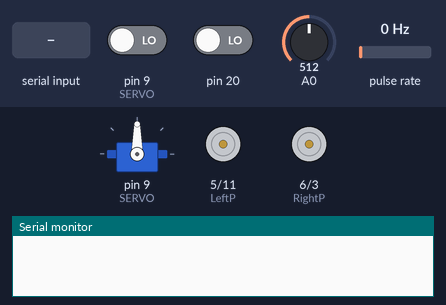
The sketch below on a simulated Arduino Uno, built with avr-gcc and run on an emulated ATmega328P. Shown: servo, motor-driver pin pairs drawn as motors (green arrow = first pin HIGH = forward, orange = second pin HIGH = backward, longer = more drive), the last lines printed to the serial monitor. Wiring (inferred from the names in the program): pulse sensor: data pin 2. Inputs (shaded band) come from the test bench; at power-on: A0 = 512, pin 9 (SERVO) LOW, pin 20 LOW, pulse rate 0 Hz.

Above: at 1.4 s.
1.5 s: "-\n" received over Serial
At 2.9 s:
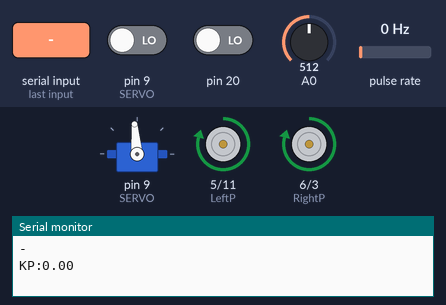
3.2 s: A0 set to 137
6.2 s: A0 set to 123
At 8.1 s:
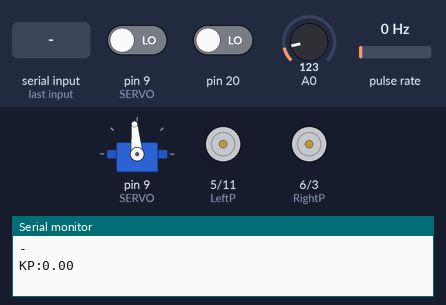
9.0 s: A0 set to 260
At 10.7 s:
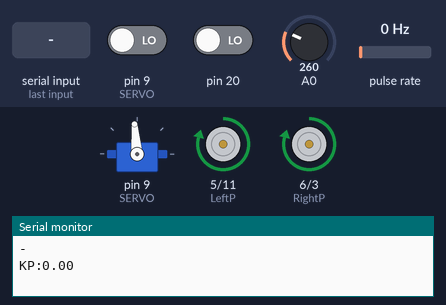
11.0 s: A0 set to 122
At 13.9 s:
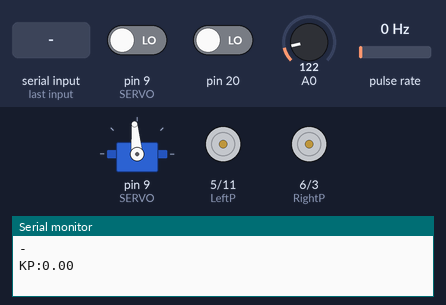
Timing chart, 0 to 15.0 s (numbered marks = the images above; inputs shaded):
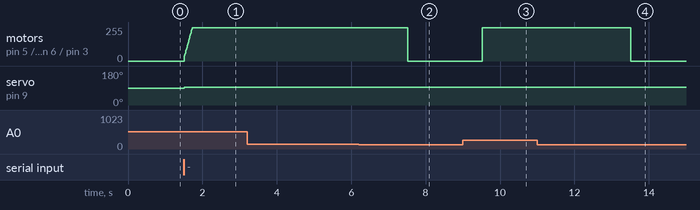

Measured:
- the behaviour switches between 131 and 130 on A0 (found by bisection; images 1 and 2)
- after the input at 1.5 s, motor on pin 5 (LeftP) / pin 11 (LeftN), motor on pin 6 (RightP) / pin 3 (RightN): moves from stopped to forward 250/255 over 0.21 s, starting at once; servo on pin 9 (SERVO): 90° → 95° at once
- after the input at 3.2 s, every drawn part: stays the same
- after the input at 6.2 s, motor on pin 5 (LeftP) / pin 11 (LeftN), motor on pin 6 (RightP) / pin 3 (RightN): forward 250/255 → stopped after 1.3 s
- after the input at 9.0 s, motor on pin 5 (LeftP) / pin 11 (LeftN), motor on pin 6 (RightP) / pin 3 (RightN): stopped → forward 250/255 after 0.52 s
- after the input at 11.0 s, motor on pin 5 (LeftP) / pin 11 (LeftN), motor on pin 6 (RightP) / pin 3 (RightN): forward 250/255 → stopped after 2.5 s

The sketch:

WallFollower.ino
```cpp
#include <Servo.h>
#include <PinChangeInterrupt.h>  //外部中断
#include <MsTimer2.h>    //定时中断

Servo myservo;      //创建一个舵机控制对象
#define distanceBiasFront 7

/////////TB6612驱动引脚////
#define RightN 3    //  AIN1  //由于定时器2的使用，Pin3和Pin11无法输出PWM，只能作为数字引脚
#define RightP 6    //   AIN2
#define LeftN 11    //   BIN1  //由于定时器2的使用，Pin3和Pin11无法输出PWM，只能作为数字引脚
#define LeftP 5      //   BIN2
#define SERVO 9

// 超声波引脚
#define TrigF 18
#define EchoF 17
#define TrigL 16
#define EchoL 15

/////////编码器引脚////////
#define ENCODER_L 4    //编码器采集引脚 每路2个 共4个
#define DIRECTION_L 8
#define ENCODER_R 2
#define DIRECTION_R 7

#define T 0.156f
#define L 0.1445f
#define pi 3.1415926
#define MAXDIS 11600

volatile long Velocity_L, Velocity_R;  //左右轮编码器数据
int Velocity_Left, Velocity_Right = 0, Velocity, Angle;  //左右轮速度
float Velocity_KP = 1.5, Velocity_KI = 0.5;
float leftP = 5, leftI = 0, leftD = 40;
float serialKp = 0, kp;
unsigned char Flag_Stop = 0;  //停止标志位和上位机相关变量
float TargetR, TargetL;
int Battery_Voltage;    //电池电压采样变量
unsigned char servo;
int MotorR, MotorL;
boolean stringComplete = false;  // 蓝牙串口接收命令完成指示
float distance_Front, Last_distance_Front, limit = 20;
String comdata;
int maxPwm = 250, maxVel = 45;  //maxVel = 45：10ms定时器中断时，最大转速为45
int initAngle = 95;
volatile unsigned int numStop;
unsigned int durationF;
unsigned char newvalueF = 0;
unsigned int durationL;
unsigned char newvalueL = 0;
/**************************************************************************
  函数功能：赋值给PWM寄存器
  入口参数：PWM
**************************************************************************/
void Driver(int motora, int motorb)
{
  if (motora > maxPwm)
    motora = maxPwm;
  if (motora < -maxPwm)
    motora = -maxPwm;
  if (motorb > maxPwm)
    motorb = maxPwm;
  if (motorb < -maxPwm)
    motorb = -maxPwm;

  if (motora > 0)
    analogWrite(RightP, motora), digitalWrite(RightN, LOW);  //赋值给PWM寄存器
  else
    analogWrite(RightP, 255 + motora), digitalWrite(RightN, HIGH);  //赋值给PWM寄存器
  if (motorb > 0)
    analogWrite(LeftP, motorb), digitalWrite(LeftN, LOW);  //赋值给PWM寄存器
  else
    analogWrite(LeftP, 255 + motorb), digitalWrite(LeftN, HIGH);  //赋值给PWM寄存器
}

/**************************************************************************
  函数功能：异常关闭电机
  入口参数：电压
  返回  值：1：异常  0：正常
**************************************************************************/
unsigned char Turn_Off()
{
  byte temp;
  if (Flag_Stop == 1 || (Battery_Voltage < 700))  //Flag_Stop置1或者电压太低关闭电机
  {
    temp = 1;
    digitalWrite(RightP, LOW);  //电机驱动的电平控制
    digitalWrite(RightN, LOW);  //电机驱动的电平控制
    digitalWrite(LeftP, LOW);  //电机驱动的电平控制
    digitalWrite(LeftN, LOW);  //电机驱动的电平控制
  } else
    temp = 0;
  return temp;
}

/**************************************************************************
  函数功能：小车运动数学模型
  入口参数：速度和转角
**************************************************************************/
void Kinematic_Analysis(float velocity, float angle)
{
  char K = 1;
  TargetL = velocity * (1 + T * tan(angle * pi / 180) / 2 / L);
  TargetR = velocity * (1 - T * tan(angle * pi / 180) / 2 / L);  //后轮差速
  servo = initAngle + angle * K;  //舵机转向
  //  if(servo>95)servo=servo*1.15;
  myservo.write(servo);  // 指定舵机转向的角度
}

/**************************************************************************
  函数功能：增量PI控制器
  入口参数：编码器测量值，目标速度
  返回  值：电机PWM
  根据增量式离散PID公式
  pwm+=Kp[e（k）-e(k-1)]+Ki*e(k)+Kd[e(k)-2e(k-1)+e(k-2)]
  e(k)代表本次偏差
  e(k-1)代表上一次的偏差  以此类推
  pwm代表增量输出
  在我们的速度控制闭环系统里面，只使用PI控制
  pwm+=Kp[e（k）-e(k-1)]+Ki*e(k)
**************************************************************************/
int Incremental_PI_Right(int Encoder, int Target)
{
  static float Bias_Right, Pwm_Right, Last_bias_Right;
  Bias_Right = Encoder - Target;  //计算偏差
  Pwm_Right -= Velocity_KP * (Bias_Right - Last_bias_Right) + Velocity_KI * Bias_Right;  //增量式PI控制器
  Last_bias_Right = Bias_Right;  //保存上一次偏差
  if (Pwm_Right > maxPwm)
    Pwm_Right = maxPwm;
  if (Pwm_Right < -maxPwm)
    Pwm_Right = -maxPwm;
  return Pwm_Right;  //增量输出
}

int Incremental_PI_Left(int Encoder, int Target)
{
  static float Bias_Left, Pwm_Left, Last_bias_Left;
  Bias_Left = Encoder - Target;  //计算偏差
  Pwm_Left -= Velocity_KP * (Bias_Left - Last_bias_Left) + Velocity_KI * Bias_Left;  //增量式PI控制器
  Last_bias_Left = Bias_Left;  //保存上一次偏差
  if (Pwm_Left > maxPwm)
    Pwm_Left = maxPwm;
  if (Pwm_Left < -maxPwm)
    Pwm_Left = -maxPwm;
  return Pwm_Left;  //增量输出
}

/*********函数功能：10ms控制函数 核心代码 *******/
void control()
{
  int Temp;    //临时变量
  static float Voltage_All;  //电压采样相关变量
  static unsigned char Voltage_Count;
  static unsigned char state;
  static float oldleft, left, leftint;
  float tmpdis;
  if (state == 0) {  // 每 50ms 测一次距离
    digitalWrite(TrigF, HIGH);
    digitalWrite(TrigL, HIGH);
    delayMicroseconds(10);
    digitalWrite(TrigF, LOW);
    digitalWrite(TrigL, LOW);
  }
  if (state == 1) Angle = 0;
  if (state < 4)
    state++;
  else
    state = 0;
  tmpdis = (Velocity_L + Velocity_R) * 0.5 / 40 * 5; // 通过编码器计算的距离(*5表示50ms的距离)
  if (state == 4) {
    if (newvalueL) {
      left = durationL * 0.5 / 29;
      Serial.println(left);
      leftint += (20 - left);
      if (left < 10) {
        numStop = 3;
      }
    }
    else
      oldleft = 0;
    newvalueL = 0;
    if (oldleft != 0) {
      Angle = (20 - left) * leftP +(oldleft - left) * leftD + leftint * leftI * 0.1;
    }
    if (Angle > 36) Angle = 36;
    if (Angle < -36) Angle = -36;

    oldleft = left;
  }

  if (newvalueF) {
    float tmpmeasure = durationF * 0.5 / 29 - distanceBiasFront;
    if (tmpmeasure < 20) numStop = 3;
    newvalueF = 0;
  }

  Velocity_Left = Velocity_L;
  Velocity_L = 0;    //读取左轮编码器数据，并清零，这就是通过M法测速（单位时间内的脉冲数）得到速度。
  Velocity_Right = Velocity_R;
  Velocity_R = 0;    //读取右轮编码器数据，并清零
  Kinematic_Analysis(Velocity, Angle);
  MotorR = Incremental_PI_Right(Velocity_Right, TargetR);  //===速度PI控制器
  MotorL = Incremental_PI_Left(Velocity_Left, TargetL);  //===速度PI控制器   //
  if (Turn_Off() == 0)
    Driver(MotorR, MotorL);  //如果不存在异常，使能电机

  Temp = analogRead(0);  //采集一下电池电压      //A0端口 模拟读取就是0端口
  Voltage_Count++;  //平均值计数器
  Voltage_All += Temp;  //多次采样累积
  if (Voltage_Count == 200) {
    Battery_Voltage = Voltage_All * 0.05371 / 2;  //求平均值    单位：10mV
    Voltage_All = 0;
    Voltage_Count = 0;
  }
}

/***************函数功能：遥控**********/
void start(void)
{
  Velocity = 20;    //
  Angle = 0;    //
  Flag_Stop = 0;
  Battery_Voltage = 800;
  kp = serialKp / 100;
  distance_Front = MAXDIS;
  numStop = 0;
}

void measureF()
{
  uint8_t trigger = getPinChangeInterruptTrigger(digitalPinToPCINT(EchoF));
  static unsigned long oldmicro;
  if (trigger == RISING) oldmicro = micros();
  if (trigger == FALLING) {
    durationF = micros() - oldmicro;
    if (durationF > MAXDIS) durationF = MAXDIS; // 2m
    newvalueF = 1;
  }
}

void measureL()
{
  uint8_t trigger = getPinChangeInterruptTrigger(digitalPinToPCINT(EchoL));
  static unsigned long oldmicro;
  if (trigger == RISING) oldmicro = micros();
  if (trigger == FALLING) {
    durationL = micros() - oldmicro;
    if (durationL > MAXDIS) durationL = MAXDIS; // 2m
    newvalueL = 1;
  }
}

/***********函数功能：初始化************/
void setup()
{
  pinMode(RightP, OUTPUT);  //电机控制引脚
  pinMode(RightN, OUTPUT);  //电机控制引脚，
  pinMode(LeftP, OUTPUT);  //电机速度控制引脚
  pinMode(LeftN, OUTPUT);  //电机速度控制引脚
  myservo.attach(SERVO);  //舵机初始化 //D9

  pinMode(ENCODER_L, INPUT);  //编码器引脚
  pinMode(DIRECTION_L, INPUT);  //编码器引脚
  pinMode(ENCODER_R, INPUT);  //编码器引脚
  pinMode(DIRECTION_R, INPUT);  //编码器引脚
  delay(200);    //延时等待初始化完成

  pinMode(TrigF, OUTPUT);
  pinMode(EchoF, INPUT);
  pinMode(TrigL, OUTPUT);
  pinMode(EchoL, INPUT);
  digitalWrite(TrigF, LOW);
  digitalWrite(TrigL, LOW);

  sei();      //全局中断开启
  attachInterrupt(0, READ_ENCODER_R, CHANGE);  //开启外部中断 编码器接口1   //中断通道0,D2引脚；中断通道1,D3引脚
  attachPCINT(20, READ_ENCODER_L, CHANGE);  //开启外部中断 编码器接口2, 4引脚
  attachPCINT(11, measureF, CHANGE);  // A3
  attachPCINT(9, measureL, CHANGE);  // A1
  MsTimer2::set(10, control);  //使用Timer2设置10ms定时中断
  //  MsTimer2::start();                //
  Serial.begin(38400);  //蓝牙控制    //开启串口
}

/******函数功能：主循环程序体*******/
void loop()
{
  long timer;
  if (stringComplete == true) {
    stringComplete = false;
    MsTimer2::start();  //
    start();
    timer = millis();
    Serial.print(comdata);
    Serial.print("KP:");
    Serial.println(kp);
    while (numStop < 3) {
      delay(100);
    }
    Flag_Stop = 1;
    Serial.print("End: ");
    Serial.print(distance_Front);
    Serial.print("cm, ");
    Serial.print(millis() - timer);  //
    Serial.println("ms");
  }
  delay(20);
  MsTimer2::stop();  //
}

/*****函数功能：外部中断读取编码器数据，具有二倍频功能 注意外部中断是跳变沿触发********/
void READ_ENCODER_L()
{
  if (digitalRead(ENCODER_L) == LOW)  //如果是下降沿触发的中断
  {
    if (digitalRead(DIRECTION_L) == LOW)
      Velocity_L--;  //根据另外一相电平判定方向
    else
      Velocity_L++;
  } else      //如果是上升沿触发的中断
  {
    if (digitalRead(DIRECTION_L) == LOW)
      Velocity_L++;  //根据另外一相电平判定方向
    else
      Velocity_L--;
  }
}

/*****函数功能：外部中断读取编码器数据，具有二倍频功能 注意外部中断是跳变沿触发********/
void READ_ENCODER_R()
{
  if (digitalRead(ENCODER_R) == LOW)  //如果是下降沿触发的中断
  {
    if (digitalRead(DIRECTION_R) == LOW)
      Velocity_R++;  //根据另外一相电平判定方向
    else
      Velocity_R--;
  } else      //如果是上升沿触发的中断
  {
    if (digitalRead(DIRECTION_R) == LOW)
      Velocity_R--;  //根据另外一相电平判定方向
    else
      Velocity_R++;
  }
}

/****函数功能：串口接收中断******/
void serialEvent()
{
  int data, k = 0, sign = 1;
  char inChar;
  int SerialStart = 0;
  comdata = "";
  SerialStart = Serial.available();
  while (SerialStart > 0) {
    inChar = Serial.read();  // get the new byte:
    comdata += inChar;
    delay(2);
    data = int (inChar - 48);
    if (data >= 0 && data <= 9)  //数据格式：关键字+数据，例如P60,即serialKp = 60；
    {
      switch (k) {
      case 0:
        break;
      case 1:
        leftP = leftP * 10 + data * sign;
        break;
      case 2:
        leftI = leftI * 10 + data * sign;
        break;
      case 3:
        leftD = leftD * 10 + data * sign;
        break;
      default:
        break;
        //可以任意定义其他传送通道
      }
    }
    switch (inChar) {
    case 'P':
      k = 1;
      leftP = 0;
      sign = 1;
      break;
    case 'I':
      k = 2;
      leftI = 0;
      sign = 1;
      break;
    case 'D':
      k = 3;
      leftD = 0;
      sign = 1;
      break;
    case '-':
      sign = -1;
      break;
    case '\n':
      if (leftP != 0)
        stringComplete = true;
      SerialStart = Serial.available();
      break;
    default:
      break;
      //可以任意定义其他传送通道
    }
  }
}
```
